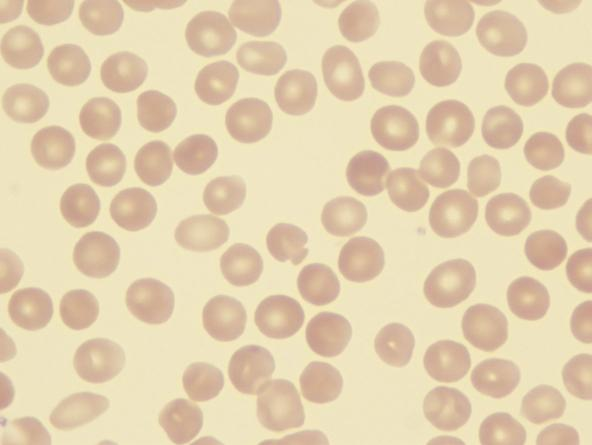
#> input picture exercicio06/exercicio06b/cells.jpg, 592 x 445 px
$ python exercicio06b.py   (older library calls are emulated)
#> lines starting #> are read from the running program, lines starting #| are printed output that depends on the picture; after the words box and inside, x2 and y2 are one past the last pixel; in counts of white or black regions, pixels touching at a corner belong together
#> the answer given: cells.jpg
#coding: utf-8
#!/usr/bin/python

#------------------------------------------------------------------------------#
# Aluno : Bruno Alexandre Krinski                                              #
# Matéria : Processamento de Imagens                                           #
# Exercicio: Implemente uma programa que leia a imagem abaixo e forneça como   #
#            saída uma imagem colorida com os objetos rotulados e também uma   #
#            lista com a área de cada objeto.                                  #
#------------------------------------------------------------------------------#

import cv2
import math
import time
import numpy as np
from matplotlib import pyplot as plt

#------------------------------------------------------------------------------#
# Nome : celulas                                                               #
# Parametro 1 : nomeImagem (Nome do arquivo de imagem)                         #
# Retorno : imgThresholdCopy3 (Imagem contendo o resultado)                    #
# Descrição : Função que calcula a area em pixels da um conjunto de células    #
#------------------------------------------------------------------------------#
def celulas(nomeImagem):

  # Abre o arquivo da imagem
#> called with nomeImagem = 'cells.jpg'
  imgInput = cv2.imread(nomeImagem,0)
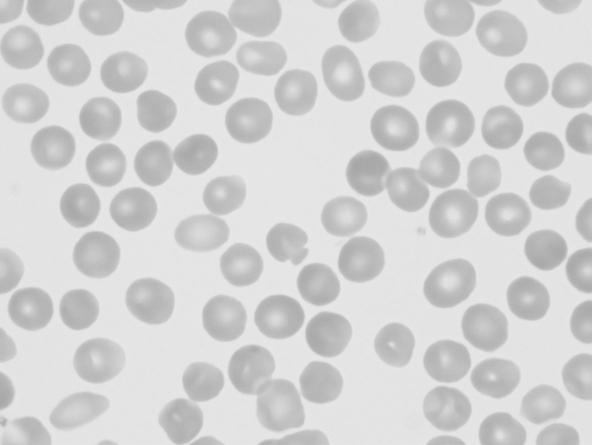
#> imgInput: shape (445, 592); min 165, max 236, mean 210.9

  # Aplica o filtro da mediana na imagem
  imgMedian = cv2.medianBlur(imgInput,3)

  # Faz a limiarização da imagem
  ret,imgThreshold = cv2.threshold(imgMedian,220,255,cv2.THRESH_BINARY_INV)
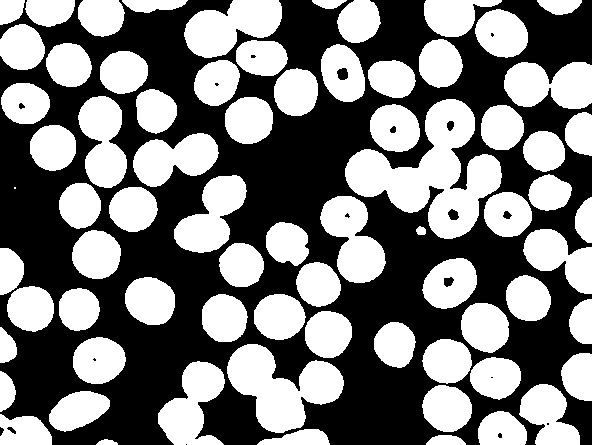
#> imgThreshold: shape (445, 592); 47.9% white; 73 white regions (1 under 20 px)

  # Encontra os contornos dos objetos da imagem
  a,contours,b = cv2.findContours(imgThreshold,cv2.RETR_EXTERNAL,
                                                  cv2.CHAIN_APPROX_NONE)
#> contours = 73 contours, 1 with area under 20; largest, box (x1, y1, x2, y2) and area: (345, 99, 502, 239) 9605, (227, 344, 344, 433) 5415, (184, 0, 282, 58) 3531, (320, 196, 386, 283) 3264, (158, 361, 225, 445) 3134; b = 73 rows, first 6: [1, -1, -1, -1], [2, 0, -1, -1], [3, 1, -1, -1], [4, 2, -1, -1], [5, 3, -1, -1], [6, 4, -1, -1]

  imgThresholdCopy = imgThreshold.copy()

  # Gera uma imagem toda preta
  imgThreshold[0:imgThreshold.shape[0],0:imgThreshold.shape[1]] = 0
#> imgThreshold: shape (445, 592); every value is 0

  # Imagem que armazenará todos os contornos
  imgThresholdCopy3 = imgThreshold.copy()
  imgThresholdCopy3 = cv2.cvtColor(imgThresholdCopy3,cv2.COLOR_GRAY2BGR)
#> imgThresholdCopy3: shape (445, 592, 3); every value is 0

  count = 0
  listOfAreas = []

  # Para cada contorno encontrada na imagem
  for c in contours:

    # Imagem para armazenar um único contorno
    imgThresholdCopy2 = imgThreshold.copy()
    imgThresholdCopy2 = cv2.cvtColor(imgThresholdCopy2,cv2.COLOR_GRAY2BGR)

    # Desenha este contorno na imagem tota preta
    cv2.drawContours(imgThresholdCopy2, [c], 0, (0,255,0), 1)


    # Desenha este contorno na imagem contendo os demais contornos
    cv2.drawContours(imgThresholdCopy3, [c], 0, (0,255,0), 1)

    imgThresholdCopy2 = cv2.cvtColor(imgThresholdCopy2,cv2.COLOR_BGR2GRAY)

    # Encontra todos os circulos na imagem que contém somente o contorno atual
    circles = cv2.HoughCircles(imgThresholdCopy2,
                               cv2.HOUGH_GRADIENT,
                               1,
                               10,
                               param1=20,
                               param2=15,
                               minRadius=20,
                               maxRadius=30)

    # Caso tenha encontrado algum circulo
    if circles != None:

      n = 0
      somaArea = 0

      circles = np.uint16(np.around(circles))
      imgThresholdCopy2 = cv2.cvtColor(imgThresholdCopy2,cv2.COLOR_GRAY2BGR)

      # Para cada circulo encontrado
      for i in circles[0,:]:

        # Desenha ele na imagem
        cv2.circle(imgThresholdCopy3,(i[0],i[1]),i[2],(255,0,0),1)

        # Calcula a area deste circulo
        area = int(math.pi * (i[2]**2))

        listOfAreas.append(area)

        # E armazena a area em um acumulador
        somaArea += area

        n += 1

        # Encontra as coordenadas para escrever o rótulo da célula
        x = i[0]
        y = i[1]

        # Ajuste fino para imagens muito próximas da borda
        if count == 13:
          x -= 10

        # Escreve o rótulo do circulo (célula) na imagem
        cv2.putText(imgThresholdCopy3,str(count),(x,y),
                                      cv2.FONT_HERSHEY_SIMPLEX, 0.3, (255,0,0))
        count += 1
      # Calcula a area média dos ciruclos encontrados
      mediaArea = somaArea/n

      # Calcula a area total do contorno
      totArea = int(cv2.contourArea(c))

      # Verifica se tem células cujo circulo não foi detectado
      if ((totArea - somaArea) >= 0.5*mediaArea):

        # Ajusta na mão os casos especiais

        M = cv2.moments(c)
        x = int(M["m10"] / M["m00"])
        y = int(M["m01"] / M["m00"])
        if count == 8:
          y += 20
        elif count == 36:
          y += 10
        elif count == 61:
          x += 30
        listOfAreas.append(mediaArea)

        cv2.putText(imgThresholdCopy3,str(count),(x+10,y),
                                      cv2.FONT_HERSHEY_SIMPLEX, 0.3, (255,0,0))
        count += 1
    # Caso não encontre nenhum circulo, é calculado a area do contorno
    else:
      M = cv2.moments(c)
      x = int(M["m10"] / M["m00"])
      y = int(M["m01"] / M["m00"])
      area = int(cv2.contourArea(c))
      listOfAreas.append(area)

      if count == 36:
        x -= 10
      cv2.putText(imgThresholdCopy2,str(count), (x,y),
                                    cv2.FONT_HERSHEY_SIMPLEX, 0.3, (255,0,0))
      cv2.putText(imgThresholdCopy3,str(count), (x,y),
                                    cv2.FONT_HERSHEY_SIMPLEX, 0.3, (255,0,0))
      count += 1
#> this loop made 5 passes
#> (x, y, area) on passes 1 to 4: (106, 442, 70), (445, 440, 272), (299, 438, 694), (23, 431, 1229)
#> circles on pass 5: [[501.5, 435.5, 23.5]]
#> pass 1, in celulas, `imgThresholdCopy2 = cv2.cvtColor(imgThresholdCopy2,cv2.COLOR_BGR2GRAY)`:
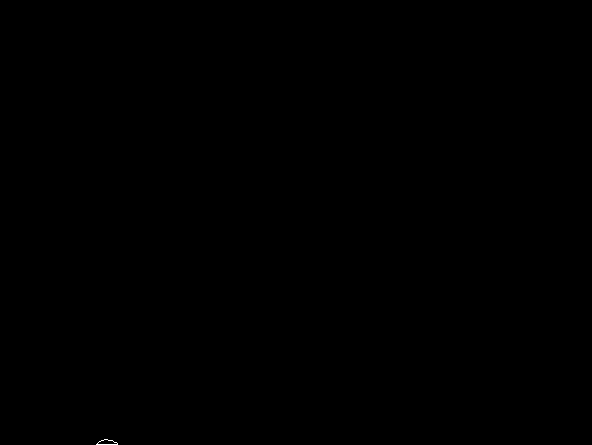
#> imgThresholdCopy2: shape (445, 592); values 0 (black) and 150 (white), 0.02% white in thin lines or dots, all inside (x1, y1, x2, y2) = (96, 439, 118, 445)
#> pass 3, in celulas, `imgThresholdCopy2 = cv2.cvtColor(imgThresholdCopy2,cv2.COLOR_BGR2GRAY)`:
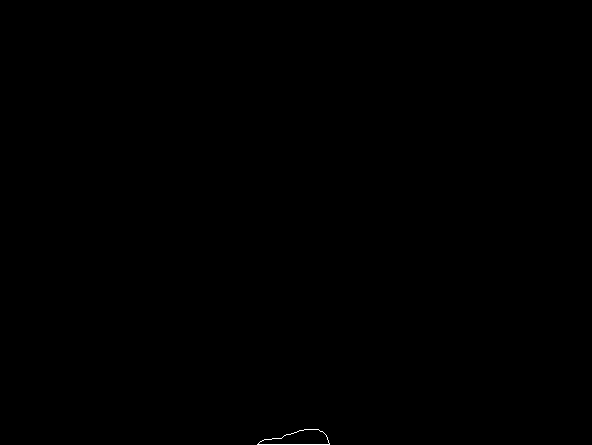
#> imgThresholdCopy2: shape (445, 592); values 0 (black) and 150 (white), 0.06% white in thin lines or dots, all inside (x1, y1, x2, y2) = (257, 429, 330, 445)
#> after the loop:
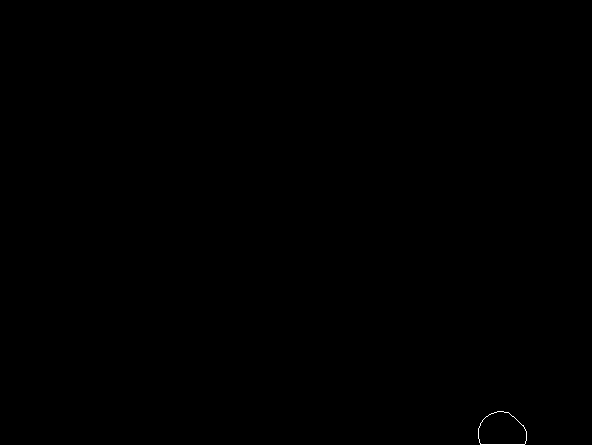
#> imgThresholdCopy2: shape (445, 592); values 0 (black) and 150 (white), 0.05% white in thin lines or dots, all inside (x1, y1, x2, y2) = (478, 411, 527, 445)
#> after the loop:
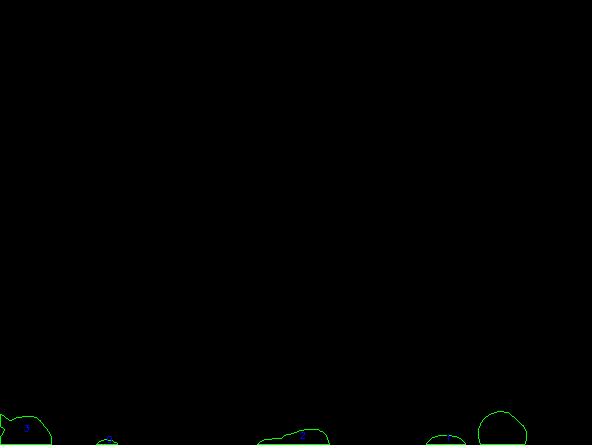
#> imgThresholdCopy3: shape (445, 592, 3); mean B, G, R 0.1, 0.5, 0
#> after the loop, count = 4; listOfAreas = [70, 272, 694, 1229]

  # Imprime a lista de areas
  for l in range(0,len(listOfAreas)):
    print("A célula número " + str(l) + " tem area: " + str(listOfAreas[l]))
  print("Total de células: " + str(len(listOfAreas)))

  return imgThresholdCopy3
#------------------------------------------------------------------------------#
# Função principal                                                             #
#------------------------------------------------------------------------------#
if (__name__ == '__main__'):
  nomeImagem = input("Digite o nome da imagem: ")

  init = time.time()
#> (the run stopped early here; a loop or call above may not have finished)
